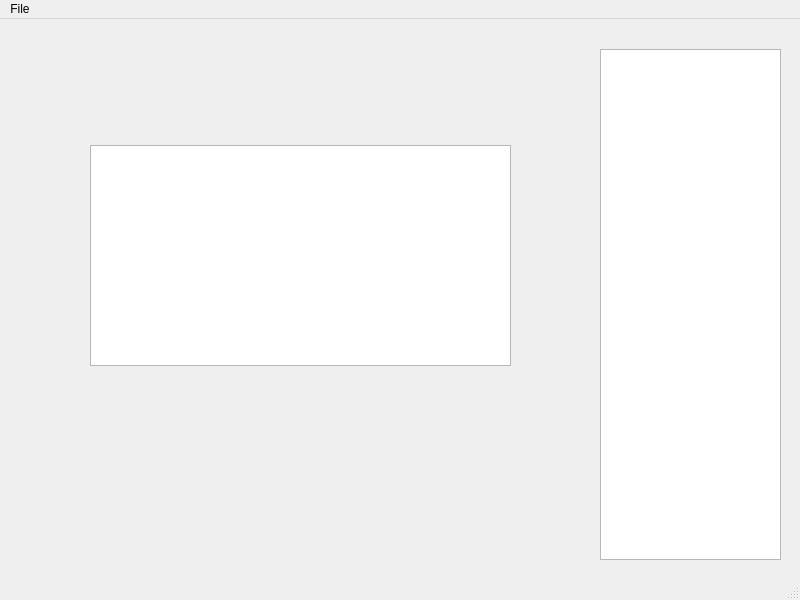
<?xml version="1.0" encoding="UTF-8"?>
<ui version="4.0">
 <class>Editor</class>
 <widget class="QMainWindow" name="Editor">
  <property name="geometry">
   <rect>
    <x>0</x>
    <y>0</y>
    <width>800</width>
    <height>600</height>
   </rect>
  </property>
  <property name="windowTitle">
   <string>MainWindow</string>
  </property>
  <widget class="QWidget" name="centralwidget">
   <widget class="QListWidget" name="listWidget">
    <property name="geometry">
     <rect>
      <x>600</x>
      <y>30</y>
      <width>181</width>
      <height>511</height>
     </rect>
    </property>
   </widget>
   <widget class="EditorController" name="editorController">
    <property name="geometry">
     <rect>
      <x>90</x>
      <y>126</y>
      <width>421</width>
      <height>221</height>
     </rect>
    </property>
   </widget>
  </widget>
  <widget class="QMenuBar" name="menubar">
   <property name="geometry">
    <rect>
     <x>0</x>
     <y>0</y>
     <width>800</width>
     <height>25</height>
    </rect>
   </property>
   <widget class="QMenu" name="menuFile">
    <property name="title">
     <string>File</string>
    </property>
    <addaction name="actionSave"/>
    <addaction name="actionClose"/>
   </widget>
   <addaction name="menuFile"/>
  </widget>
  <widget class="QStatusBar" name="statusbar"/>
  <action name="actionSave">
   <property name="text">
    <string>Save</string>
   </property>
   <property name="shortcut">
    <string>Ctrl+S</string>
   </property>
  </action>
  <action name="actionClose">
   <property name="text">
    <string>Close</string>
   </property>
   <property name="shortcut">
    <string>Ctrl+W</string>
   </property>
  </action>
 </widget>
 <customwidgets>
  <customwidget>
   <class>EditorController</class>
   <extends>QTextEdit</extends>
   <header location="global">editorcontroller.h</header>
  </customwidget>
 </customwidgets>
 <resources/>
 <connections/>
</ui>
